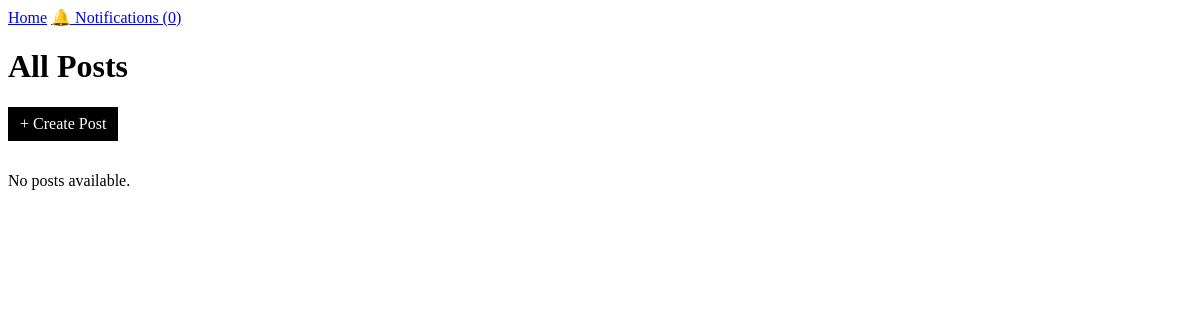
The page /post_list/ (signed in) on the database as committed earlier.
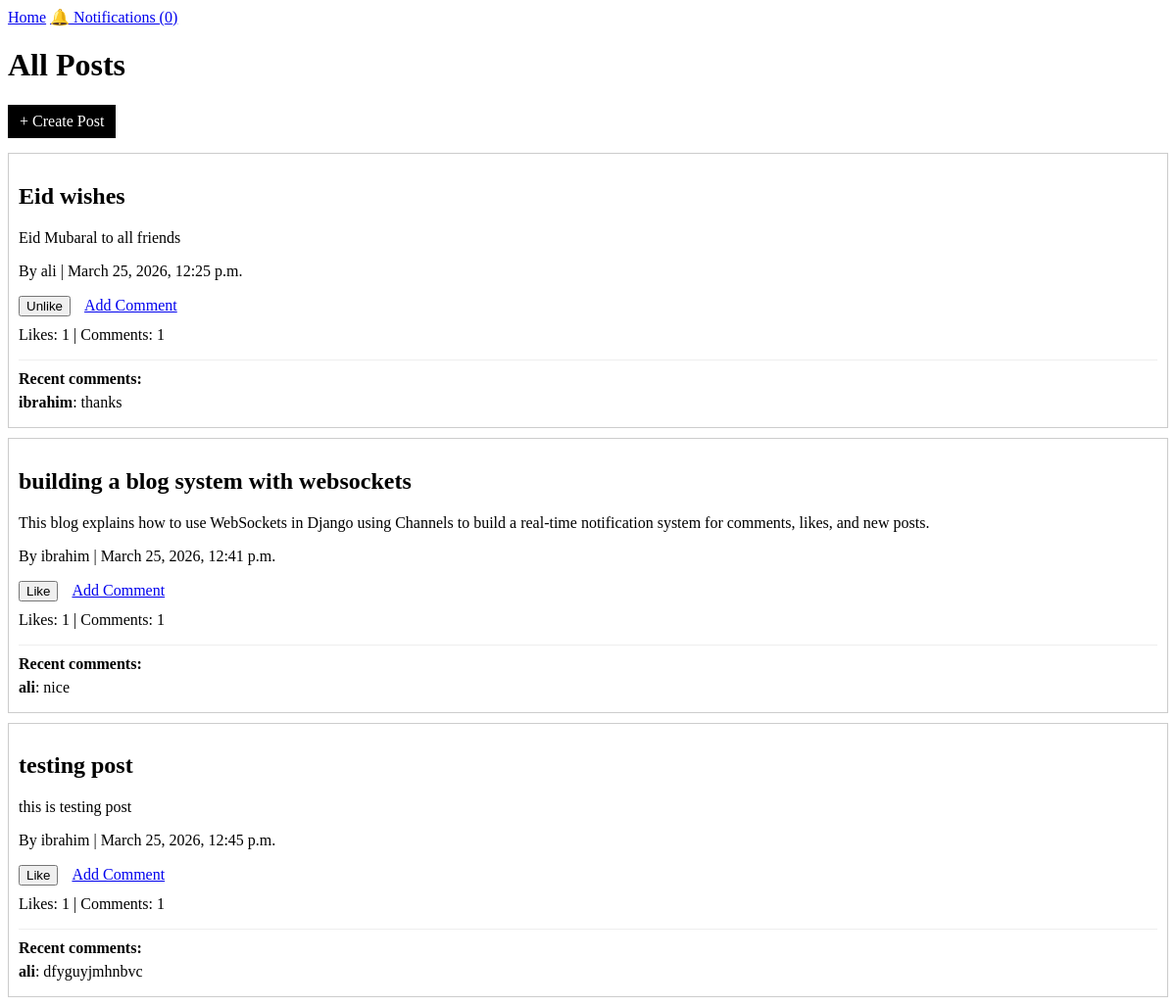
The same page on the database as committed later.
### blog/models.py (models this page shows, shortened)
class Post(models.Model):
    title = models.CharField(max_length=200)
    content = models.TextField()
    author = models.ForeignKey(User, on_delete=models.CASCADE)
    created_at = models.DateTimeField(auto_now_add=True)
    updated_at = models.DateTimeField(auto_now=True)
    is_published = models.BooleanField(default=False)

class Comment(models.Model):
    post = models.ForeignKey(Post, on_delete=models.CASCADE, related_name='comments')
    user = models.ForeignKey(User, on_delete=models.CASCADE)
    content = models.TextField()
    created_at = models.DateTimeField(auto_now_add=True)

### blog/views.py (the view)
# urls.py: path('post_list/', PostListView.as_view(), name='home'),
class PostListView(LoginRequiredMixin, ListView):
    model = Post
    template_name = "post/post_list.html"
    context_object_name = "posts"
    ordering = ["-created_at"]
    def get_queryset(self):
        return Post.objects.select_related("author").filter(is_published=True)
    def get_context_data(self, **kwargs):
        context = super().get_context_data(**kwargs)
        liked_post_ids = Like.objects.filter(user=self.request.user).values_list("post_id", flat=True)
        context["liked_post_ids"] = set(liked_post_ids)
        return context

### blog/context_processors.py (called while the page is built)
def notifications_badge(request):
    if request.user.is_authenticated:
        unread_count = Notification.objects.filter(user=request.user, is_read=False).count()
    else:
        unread_count = 0
    return {"unread_notifications_count": unread_count}

### templates/post/post_list.html (shortened to what this page needs)
{% extends "base.html" %}
{% block content %}
<h1>All Posts</h1>
<a href="{% url 'blog:create_post' %}" style="display:inline-block; margin-bottom:15px; padding:8px 12px; background:black; color:white; text-decoration:none;">
    + Create Post
</a>
{% for post in posts %}
  <div style="border:1px solid #ccc; padding:10px; margin-bottom:10px;">
    <h2>{{ post.title }}</h2>
    <p>{{ post.content }}</p>
    <p>By {{ post.author.username }} | {{ post.created_at }}</p>
    <form method="post" action="{% url 'blog:like_post' post.id %}" style="display:inline;">
      {% if post.id in liked_post_ids %}
        <button type="submit">Unlike</button>
      {% else %}
        <button type="submit">Like</button>
      {% endif %}
    </form>
    <a href="{% url 'blog:create_comment' post.id %}" style="margin-left:10px;">Add Comment</a>
    <p style="margin-top:10px;">Likes: {{ post.like_set.count }} | Comments: {{ post.comments.count }}</p>
    {% if post.comments.all %}
      <div style="margin-top:10px; padding-top:10px; border-top:1px solid #eee;">
        <strong>Recent comments:</strong>
        {% for comment in post.comments.all|slice:":3" %}
          <p style="margin:6px 0;">
            <strong>{{ comment.user.username }}</strong>: {{ comment.content }}
          </p>
        {% endfor %}
      </div>
    {% endif %}
  </div>
{% empty %}
  <p>No posts available.</p>
{% endfor %}
{% endblock %}

Rows that differ between the two databases and show on the page:
added Post: title "Eid wishes", content "Eid Mubaral to all friends", author.username "ali", created_at "March 25, 2026, 12:25 p.m.", shows "Unlike", like_set.count "1", comments.count "1"
added Comment: user.username "ibrahim", content "thanks", shown under "Eid wishes"
added Post: title "building a blog system with websockets", content "This blog explains how to use WebSockets in Django using Channels to build a real-time notification system for comments, likes, and new posts.", author.username "ibrahim", created_at "March 25, 2026, 12:41 p.m.", shows "Like", like_set.count "1", comments.count "1"
added Comment: user.username "ali", content "nice", shown under "building a blog system with websockets"
added Post: title "testing post", content "this is testing post", author.username "ibrahim", created_at "March 25, 2026, 12:45 p.m.", shows "Like", like_set.count "1", comments.count "1"
added Comment: user.username "ali", content "dfyguyjmhnbvc", shown under "testing post"
Other text that changed with them:
text no longer shown: "No posts available."
